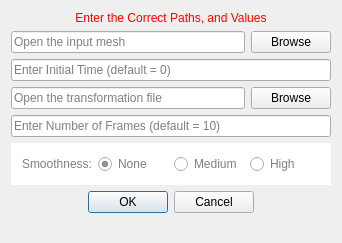
<?xml version="1.0" encoding="UTF-8"?>
<ui version="4.0">
 <class>MmcwViewUIApplying</class>
 <widget class="QWidget" name="MmcwViewUIApplying">
  <property name="geometry">
   <rect>
    <x>0</x>
    <y>0</y>
    <width>342</width>
    <height>243</height>
   </rect>
  </property>
  <property name="sizePolicy">
   <sizepolicy hsizetype="Minimum" vsizetype="Minimum">
    <horstretch>0</horstretch>
    <verstretch>0</verstretch>
   </sizepolicy>
  </property>
  <property name="minimumSize">
   <size>
    <width>0</width>
    <height>243</height>
   </size>
  </property>
  <property name="maximumSize">
   <size>
    <width>16777215</width>
    <height>243</height>
   </size>
  </property>
  <property name="windowTitle">
   <string>Set Values</string>
  </property>
  <layout class="QGridLayout" name="gridLayout">
   <item row="4" column="0" colspan="2">
    <widget class="QLineEdit" name="lineEdit_4">
     <property name="text">
      <string/>
     </property>
     <property name="placeholderText">
      <string>Enter Number of Frames (default = 10)</string>
     </property>
    </widget>
   </item>
   <item row="5" column="0" colspan="2">
    <widget class="QWidget" name="widget" native="true">
     <property name="minimumSize">
      <size>
       <width>0</width>
       <height>40</height>
      </size>
     </property>
     <property name="styleSheet">
      <string notr="true">background-color: white;</string>
     </property>
     <layout class="QHBoxLayout" name="horizontalLayout">
      <item>
       <widget class="QLabel" name="label">
        <property name="styleSheet">
         <string notr="true">color: grey;</string>
        </property>
        <property name="text">
         <string>Smoothness:</string>
        </property>
       </widget>
      </item>
      <item>
       <widget class="QRadioButton" name="radioButton_1">
        <property name="styleSheet">
         <string notr="true">color: grey;</string>
        </property>
        <property name="text">
         <string>None</string>
        </property>
        <property name="checked">
         <bool>true</bool>
        </property>
       </widget>
      </item>
      <item>
       <widget class="QRadioButton" name="radioButton_2">
        <property name="styleSheet">
         <string notr="true">color: grey;</string>
        </property>
        <property name="text">
         <string>Medium</string>
        </property>
       </widget>
      </item>
      <item>
       <widget class="QRadioButton" name="radioButton_3">
        <property name="styleSheet">
         <string notr="true">color: grey;</string>
        </property>
        <property name="text">
         <string>High</string>
        </property>
       </widget>
      </item>
     </layout>
    </widget>
   </item>
   <item row="3" column="1">
    <widget class="QPushButton" name="pushButton_2">
     <property name="text">
      <string>Browse</string>
     </property>
    </widget>
   </item>
   <item row="6" column="0" colspan="2">
    <widget class="QDialogButtonBox" name="buttonBox">
     <property name="enabled">
      <bool>true</bool>
     </property>
     <property name="orientation">
      <enum>Qt::Horizontal</enum>
     </property>
     <property name="standardButtons">
      <set>QDialogButtonBox::Cancel|QDialogButtonBox::Ok</set>
     </property>
     <property name="centerButtons">
      <bool>true</bool>
     </property>
    </widget>
   </item>
   <item row="0" column="0" colspan="2">
    <widget class="QLabel" name="titleLabel">
     <property name="styleSheet">
      <string notr="true">QLabel { color: rgb(255, 0, 0) }</string>
     </property>
     <property name="text">
      <string>Enter the Correct Paths, and Values</string>
     </property>
     <property name="alignment">
      <set>Qt::AlignCenter</set>
     </property>
    </widget>
   </item>
   <item row="1" column="1">
    <widget class="QPushButton" name="pushButton_1">
     <property name="text">
      <string>Browse</string>
     </property>
    </widget>
   </item>
   <item row="1" column="0">
    <widget class="QLineEdit" name="lineEdit_1">
     <property name="text">
      <string/>
     </property>
     <property name="placeholderText">
      <string>Open the input mesh</string>
     </property>
    </widget>
   </item>
   <item row="2" column="0" colspan="2">
    <widget class="QLineEdit" name="lineEdit_2">
     <property name="placeholderText">
      <string>Enter Initial Time (default = 0)</string>
     </property>
    </widget>
   </item>
   <item row="3" column="0">
    <widget class="QLineEdit" name="lineEdit_3">
     <property name="placeholderText">
      <string>Open the transformation file</string>
     </property>
    </widget>
   </item>
   <item row="7" column="0" colspan="2">
    <spacer name="spacer">
     <property name="orientation">
      <enum>Qt::Vertical</enum>
     </property>
     <property name="sizeType">
      <enum>QSizePolicy::Expanding</enum>
     </property>
     <property name="sizeHint" stdset="0">
      <size>
       <width>20</width>
       <height>0</height>
      </size>
     </property>
    </spacer>
   </item>
  </layout>
 </widget>
 <layoutdefault spacing="6" margin="11"/>
 <resources/>
 <connections/>
</ui>
